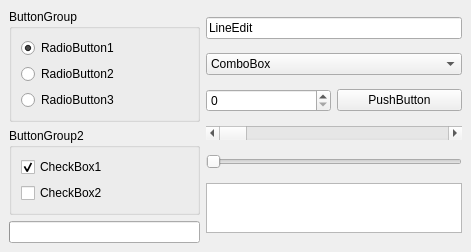
<ui version="4.0" >
 <comment>*********************************************************************
**
** Copyright (C) 2013 Digia Plc and/or its subsidiary(-ies).
** Contact: http://www.qt-project.org/legal
**
** This file is part of the Qt Designer of the Qt Toolkit.
**
** $QT_BEGIN_LICENSE:LGPL$
** Commercial License Usage
** Licensees holding valid commercial Qt licenses may use this file in
** accordance with the commercial license agreement provided with the
** Software or, alternatively, in accordance with the terms contained in
** a written agreement between you and Digia.  For licensing terms and
** conditions see http://qt.digia.com/licensing.  For further information
** use the contact form at http://qt.digia.com/contact-us.
**
** GNU Lesser General Public License Usage
** Alternatively, this file may be used under the terms of the GNU Lesser
** General Public License version 2.1 as published by the Free Software
** Foundation and appearing in the file LICENSE.LGPL included in the
** packaging of this file.  Please review the following information to
** ensure the GNU Lesser General Public License version 2.1 requirements
** will be met: http://www.gnu.org/licenses/old-licenses/lgpl-2.1.html.
**
** In addition, as a special exception, Digia gives you certain additional
** rights.  These rights are described in the Digia Qt LGPL Exception
** version 1.1, included in the file LGPL_EXCEPTION.txt in this package.
**
** GNU General Public License Usage
** Alternatively, this file may be used under the terms of the GNU
** General Public License version 3.0 as published by the Free Software
** Foundation and appearing in the file LICENSE.GPL included in the
** packaging of this file.  Please review the following information to
** ensure the GNU General Public License version 3.0 requirements will be
** met: http://www.gnu.org/copyleft/gpl.html.
**
**
** $QT_END_LICENSE$
**
*********************************************************************</comment>
 <class>qdesigner_internal::PreviewWidget</class>
 <widget class="QWidget" name="qdesigner_internal::PreviewWidget" >
  <property name="geometry" >
   <rect>
    <x>0</x>
    <y>0</y>
    <width>471</width>
    <height>251</height>
   </rect>
  </property>
  <property name="sizePolicy" >
   <sizepolicy>
    <hsizetype>1</hsizetype>
    <vsizetype>1</vsizetype>
    <horstretch>0</horstretch>
    <verstretch>0</verstretch>
   </sizepolicy>
  </property>
  <property name="windowTitle" >
   <string>Preview Window</string>
  </property>
  <layout class="QGridLayout" >
   <property name="margin" >
    <number>9</number>
   </property>
   <property name="spacing" >
    <number>6</number>
   </property>
   <item rowspan="3" row="0" column="1" >
    <layout class="QVBoxLayout" >
     <property name="margin" >
      <number>0</number>
     </property>
     <property name="spacing" >
      <number>6</number>
     </property>
     <item>
      <widget class="QLineEdit" name="LineEdit1" >
       <property name="text" >
        <string>LineEdit</string>
       </property>
      </widget>
     </item>
     <item>
      <widget class="QComboBox" name="ComboBox1" >
       <item>
        <property name="text" >
         <string>ComboBox</string>
        </property>
       </item>
      </widget>
     </item>
     <item>
      <layout class="QHBoxLayout" >
       <property name="margin" >
        <number>0</number>
       </property>
       <property name="spacing" >
        <number>6</number>
       </property>
       <item>
        <widget class="QSpinBox" name="SpinBox1" />
       </item>
       <item>
        <widget class="QPushButton" name="PushButton1" >
         <property name="text" >
          <string>PushButton</string>
         </property>
        </widget>
       </item>
      </layout>
     </item>
     <item>
      <widget class="QScrollBar" name="ScrollBar1" >
       <property name="orientation" >
        <enum>Qt::Horizontal</enum>
       </property>
      </widget>
     </item>
     <item>
      <widget class="QSlider" name="Slider1" >
       <property name="orientation" >
        <enum>Qt::Horizontal</enum>
       </property>
      </widget>
     </item>
     <item>
      <widget class="QListWidget" name="listWidget" >
       <property name="maximumSize" >
        <size>
         <width>32767</width>
         <height>50</height>
        </size>
       </property>
      </widget>
     </item>
    </layout>
   </item>
   <item row="3" column="0" colspan="2" >
    <spacer>
     <property name="orientation" >
      <enum>Qt::Vertical</enum>
     </property>
     <property name="sizeType" >
      <enum>QSizePolicy::Expanding</enum>
     </property>
     <property name="sizeHint" >
      <size>
       <width>20</width>
       <height>20</height>
      </size>
     </property>
    </spacer>
   </item>
   <item row="2" column="0" >
    <widget class="QProgressBar" name="ProgressBar1" >
     <property name="orientation" >
      <enum>Qt::Horizontal</enum>
     </property>
    </widget>
   </item>
   <item row="1" column="0" >
    <widget class="QGroupBox" name="ButtonGroup2" >
     <property name="title" >
      <string>ButtonGroup2</string>
     </property>
     <layout class="QVBoxLayout" >
      <property name="margin" >
       <number>9</number>
      </property>
      <property name="spacing" >
       <number>6</number>
      </property>
      <item>
       <widget class="QCheckBox" name="CheckBox1" >
        <property name="text" >
         <string>CheckBox1</string>
        </property>
        <property name="checked" >
         <bool>true</bool>
        </property>
       </widget>
      </item>
      <item>
       <widget class="QCheckBox" name="CheckBox2" >
        <property name="text" >
         <string>CheckBox2</string>
        </property>
       </widget>
      </item>
     </layout>
    </widget>
   </item>
   <item row="0" column="0" >
    <widget class="QGroupBox" name="ButtonGroup1" >
     <property name="title" >
      <string>ButtonGroup</string>
     </property>
     <layout class="QVBoxLayout" >
      <property name="margin" >
       <number>9</number>
      </property>
      <property name="spacing" >
       <number>6</number>
      </property>
      <item>
       <widget class="QRadioButton" name="RadioButton1" >
        <property name="text" >
         <string>RadioButton1</string>
        </property>
        <property name="checked" >
         <bool>true</bool>
        </property>
       </widget>
      </item>
      <item>
       <widget class="QRadioButton" name="RadioButton2" >
        <property name="text" >
         <string>RadioButton2</string>
        </property>
       </widget>
      </item>
      <item>
       <widget class="QRadioButton" name="RadioButton3" >
        <property name="text" >
         <string>RadioButton3</string>
        </property>
       </widget>
      </item>
     </layout>
    </widget>
   </item>
  </layout>
 </widget>
 <resources/>
 <connections/>
</ui>
